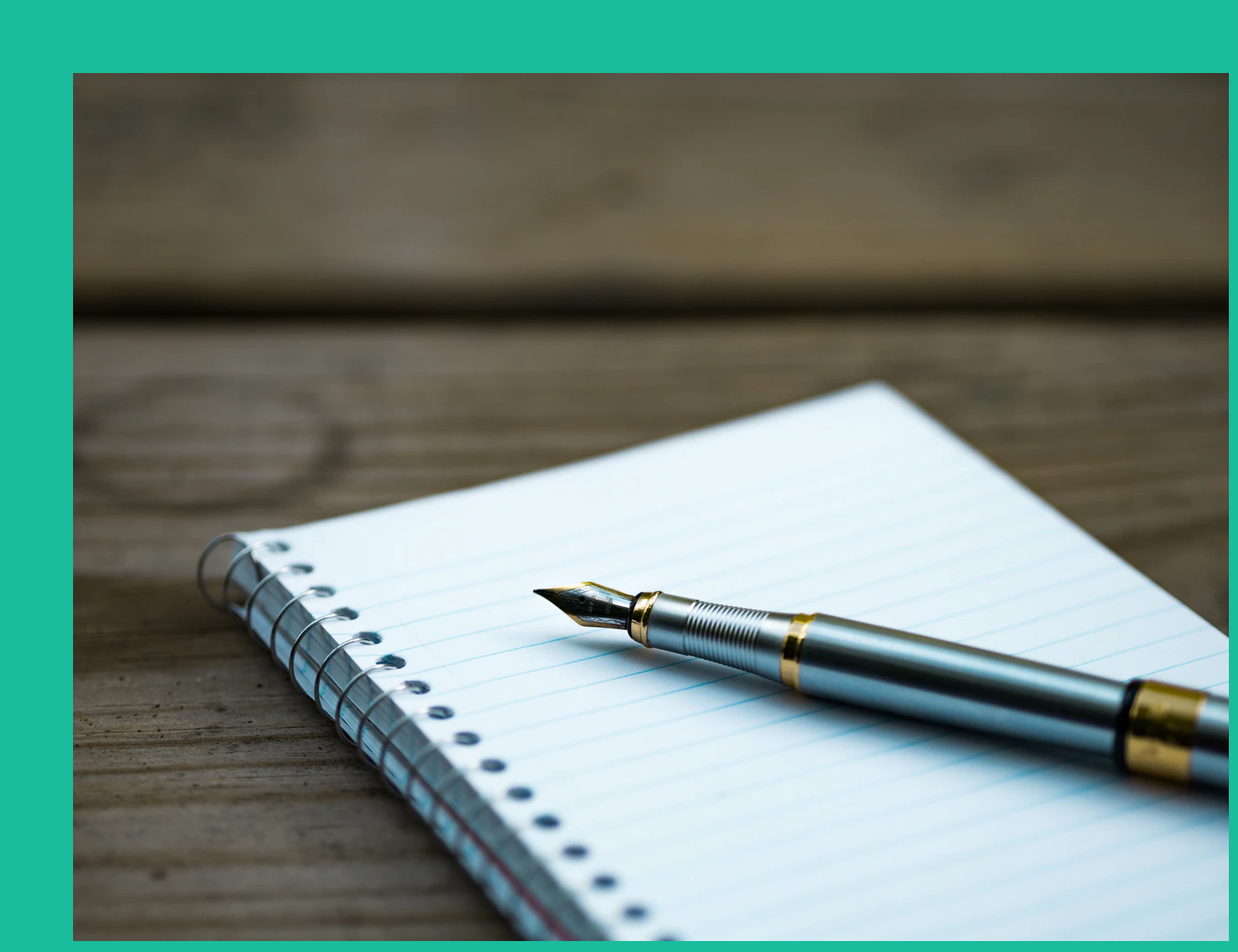
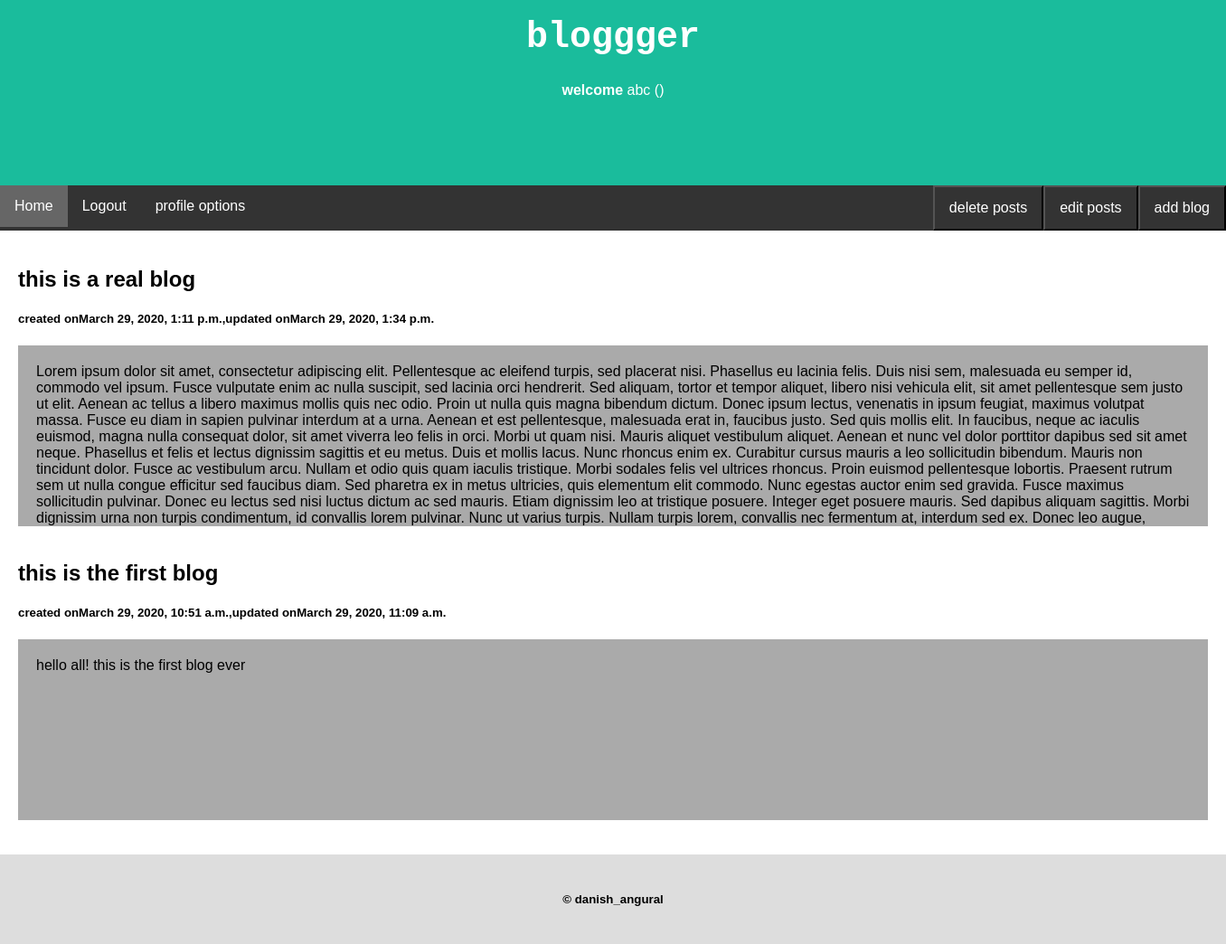
The page /personal_homepage (signed in) on the database its author committed (2 pictures, top to bottom).
### blog/models.py (models this page shows, shortened)
class Post(models.Model):
    title = models.CharField(max_length=200, unique=True)
    updated_on = models.DateTimeField(auto_now= True)
    content = models.TextField(unique=True)
    created_on = models.DateTimeField(auto_now_add=True)
    author=models.ForeignKey(User, on_delete=models.CASCADE)

### blog/views.py (the view)
# urls.py: path('personal_homepage' , views.personal_homepage, name='personal_homepage'),
def personal_homepage(request):
    return render(request, 'personal_homepage.html', {'user':request.user, 'all_blogs': all_blogs(), 'user_blogs': user_posts(request.user)})

### blog/views.py (called while the page is built)
def user_posts(user):
    return user.post_set.all().order_by('-created_on', '-updated_on')

def all_blogs():
    return Post.objects.all().order_by('-created_on', '-updated_on')

### blog/templates/personal_homepage.html (shortened to what this page needs)
<!DOCTYPE html>
<html lang="en">
<head>
</head>
<body>
{% block content %}
<div class="header">
  <img src="background.webp">
  <h1>bloggger</h1>
  <p> <b>welcome</b> {{user.first_name}} ({{user.user_profile.nickname}})</p>
</div>
<div class="navbar">
  <a href="personal_homepage" class="active">Home</a>
  <button class = "right"onclick="document.getElementById('id01').style.display='block'">add blog</button>
  <a href="logout">Logout</a>
  <div class="dropdown">
   <button class="dropbtn">profile options
   </button>
 </div>
 <button onclick="document.getElementById('id02').style.display='block'">edit posts</button>
 <button onclick="document.getElementById('id06').style.display='block'">delete posts</button>
</div>
<div class="row">
  <div class="main">
    {% for blog in all_blogs %}
    <h2 onclick= "getElementById('id07').style.display='block'">{{blog.title}}</h2>
    <h5>created on{{blog.created_on}},updated on{{blog.updated_on}}</h5>
    <div class="fakeimg" >
      {{blog.content}}
    </div>
    <br>
    {% endfor %}
  </div>
</div>
<div class="footer">
  <h5> 	&copy danish_angural</h5>
</div>
{%endblock%}
</body>
</html>

### blog/templates/personal_homepage.html (style rules this page uses)
.navbar { overflow: hidden; background-color: #333; }
.navbar a { float: left; font-size: 16px; color: white; text-align: center; padding: 14px 16px; text-decoration: none; }
.dropdown { float: left; overflow: hidden; }
.dropdown .dropbtn { font-size: 16px; border: none; outline: none; color: white; padding: 14px 16px; background-color: inherit; font-family: inherit; margin: 0; }
* { box-sizing: border-box; }
body { font-family: Arial, Helvetica, sans-serif; margin: 0; }
.header { font-family: ; padding: 80px; text-align: center; background: #1abc9c; color: white; }
.header h1 { font-size: 40px; font-family:monospace; }
.navbar button { background-color: inherit; float: right; font-size: 16px; color: white; text-align: center; padding: 14px 16px; text-decoration: none; }
.navbar a.active { background-color: #666; color: white; }
.row { display: -ms-flexbox; display: flex; -ms-flex-wrap: wrap; flex-wrap: wrap; }
.main { -ms-flex: 70%; flex: 70%; background-color: white; padding: 20px; }
.fakeimg { max-width: 100%; background-color: #aaa; width: auto; height: 200px; padding: 20px; font-family: sans-serif; overflow-y:scroll; overflow-x:scroll; }
.footer { padding: 20px; text-align: center; background: #ddd; }

### rows shown on the page
Post: title "this is a real blog", created_on "March 29, 2020, 1:11 p.m.", updated_on "March 29, 2020, 1:34 p.m.", content "Lorem ipsum dolor sit amet, consectetur adipiscing elit. Pellentesque ac eleifend turpis, sed placerat nisi. Phasellus eu lacinia felis. Duis nisi sem, malesuada eu semper id, commodo vel ipsum. Fusce vulputate enim ac nulla suscipit, sed lacinia orci hendrerit. Sed aliquam, tortor et tempor aliquet, libero nisi vehicula elit, sit amet pellentesque sem justo ut elit. Aenean ac tellus a libero maximus mollis quis nec odio. Proin ut nulla quis magna bibendum dictum. Donec ipsum lectus, venenatis in ipsum feugiat, maximus volutpat massa. Fusce eu diam in sapien pulvinar interdum at a urna. Aenean et est pellentesque, malesuada erat in, faucibus justo. Sed quis mollis elit. In faucibus, neque…"
Post: title "this is the first blog", created_on "March 29, 2020, 10:51 a.m.", updated_on "March 29, 2020, 11:09 a.m.", content "hello all! this is the first blog ever"

### other values the page prints
{{ user.first_name }} "abc"
